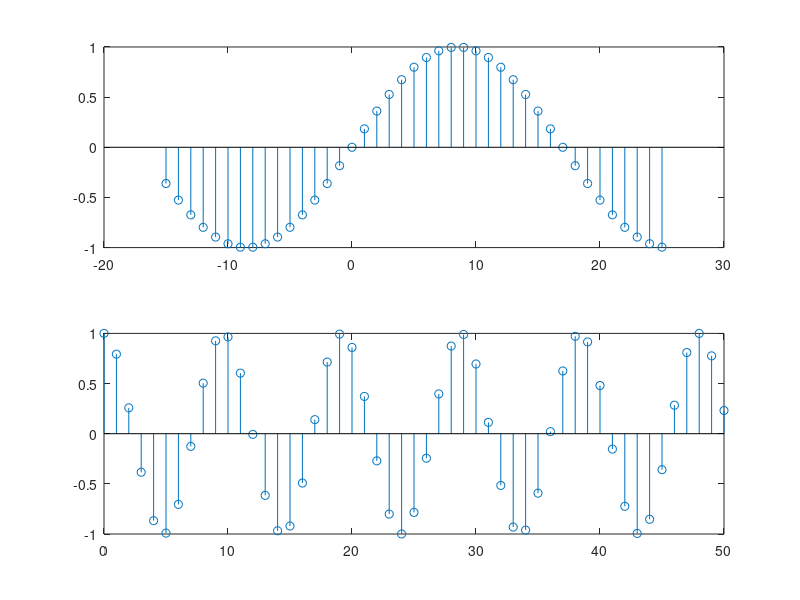

The MATLAB source for this figure:
%a)
z=zeros(1,21);
%fac un vector de 21 de 0-uri si dupa gasesc termenul nr 6 si il fac 1
%fac restul de vectori ceruti si fac graficele
z(6)=1;
n=0:20
m=-5:15
subplot(1,2,1)
plot(m,z)
subplot(1,2,2)
plot(n,z)

%b)
t=abs(10-n)
plot(m,t)

%c)
clear
k=-15:25;
l=0:50;
x1=sin(pi * k / 17);
x2=cos(pi *l/sqrt(23));
plot(k,x1,l,x2)
subplot(2,1,1)
plot(k,x1)
subplot(2,1,2)
plot(l,x2)

subplot(2,1,1)
stem(k,x1)
subplot(2,1,2)
stem(l,x2)